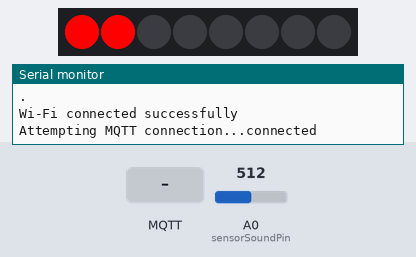
Recording of a sketch running on a simulated ESP8266 (NodeMCU). Shown: 8 RGB LEDs in strip order, left to right, the last lines printed to the serial monitor. The inputs (shaded band) are chosen by the test bench; at power-on: A0 (sensorSoundPin) = 512. WiFi joins after 1.5 s; servers stay silent unless stated; no MQTT or app messages arrive unless stated.

Above: at 10.6 s.
10.7 s: MQTT message "1" arrives on the first subscribed topic
At 13.9 s:
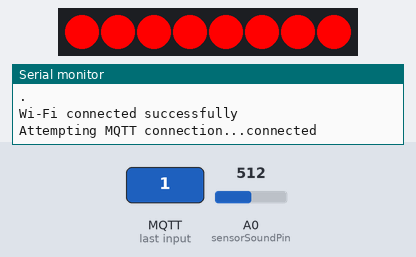
15.5 s: A0 (sensorSoundPin) set to 182
At 18.5 s:
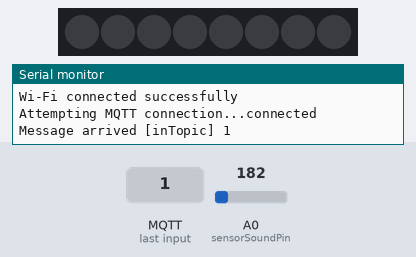
24.2 s: A0 (sensorSoundPin) set to 166
29.0 s: A0 (sensorSoundPin) set to 140
At 36.4 s:
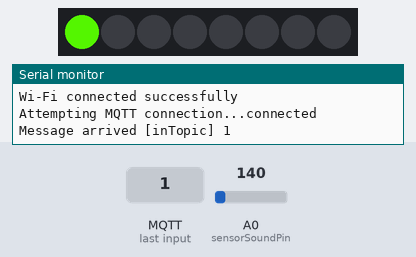
38.1 s: MQTT message "on" arrives on the first subscribed topic
42.9 s: A0 (sensorSoundPin) set to 160
At 49.4 s:
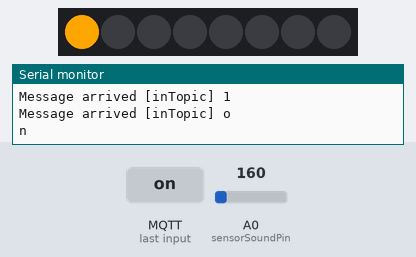
Timing chart, 0 to 53.0 s (numbered marks = the images above; inputs shaded):
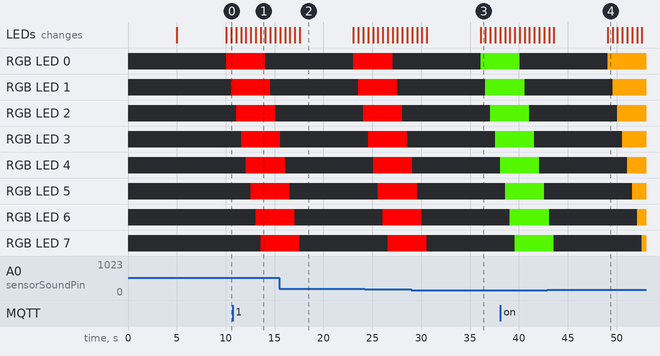

The sketch:

sketch_mar26a.ino
```cpp
#include <ESP8266WiFi.h>
#include <PubSubClient.h>
#include <Adafruit_NeoPixel.h>
#define PIN D4
#define NUM_LEDS 8
#define SSID "AndroidAP"
#define PASS "cqxj1571"

void colorAdafruit(int R,int G,int B);
void graph(int value);
void connectToWifi();
void callback(char* topic, byte* payload, unsigned int length);
void reconnect();

//SSID of your network
char ssid[] = SSID; //SSID of your Wi-Fi router
char pass[] = PASS; //Password of your Wi-Fi router
char msg[50];
char topicPub[] = "sensor/sound";
const char* mqtt_server = "192.168.43.141";

//Sound sensor
int sensorSoundPin = A0;
int sensorValue = 0;

int sensorMovePin = D7;
int val;

int R = 0;
int G = 0;
int B = 255;

WiFiClient espClient;
PubSubClient client(espClient);
Adafruit_NeoPixel strip = Adafruit_NeoPixel(NUM_LEDS, PIN, NEO_GRB + NEO_KHZ800);

void setup() {
  // initialize digital pin LED_BUILTIN as an output.
  Serial.begin(115200);
  connectToWifi();
  client.setServer(mqtt_server, 1883);
  client.setCallback(callback);

  strip.begin();
  strip.show();
}


// the loop function runs over and over again forever
void loop() {

  if (!client.connected()) {
    reconnect();
  }

  client.loop();
  delay(5000);
  sensorValue = analogRead(sensorSoundPin);
  snprintf (msg, 75, "%ld", sensorValue);
  client.publish(topicPub, msg);

  if(sensorValue > 190){
    R = 255;
    G = 0;
    B = 0;
  } else if ( sensorValue > 150  && sensorValue < 175){
     R = 255;
     G = 165;
     B = 0;
  }else if(sensorValue < 150){
    R = 77;
    G = 225;
    B = 0;
  }

  colorAdafruit(R,G,B);
  clearColorAdafruit();

}

void connectToWifi(){
   delay(10);
  Serial.println();
  Serial.println();
  Serial.print("Connecting to...");
  Serial.println(ssid);
  WiFi.begin(ssid, pass);

  while (WiFi.status() != WL_CONNECTED) {
    delay(5000);
    Serial.print(".");
  }
  Serial.println("");
  Serial.println("Wi-Fi connected successfully");
}

void graph(int value){

  while(--value){
    Serial.print("*");
  }

  Serial.println("*");

}

void callback(char* topic, byte* payload, unsigned int length) {
 Serial.print("Message arrived [");
 Serial.print(topic);
 Serial.print("] ");
 for (int i=0;i<length;i++) {
  char receivedChar = (char)payload[i];
  Serial.print(receivedChar);
  Serial.println();
 }
}

void reconnect() {
  // Loop until we're reconnected
  while (!client.connected()) {
    Serial.print("Attempting MQTT connection...");
    // Attempt to connect
    if (client.connect("ESP8266Client")) {
      Serial.println("connected");
      // Once connected, publish an announcement...
      client.publish("outTopic", "hello world");
      // ... and resubscribe
      client.subscribe("inTopic");
    } else {
      Serial.print("failed, rc=");
      Serial.print(client.state());
      Serial.println(" try again in 5 seconds");
      // Wait 5 seconds before retrying
      delay(5000);
    }
  }
}

void colorAdafruit(int R,int G,int B){

  for(int i=0;i<NUM_LEDS;i++){
    // pixels.Color takes RGB values, from 0,0,0 up to 255,255,255
    strip.setPixelColor(i, strip.Color(R,G,B)); // Moderately bright green color.
    strip.show(); // This sends the updated pixel color to the hardware.
    delay(500); // Delay for a period of time (in milliseconds).
  }

}


void clearColorAdafruit(){

  for(int i=0;i<NUM_LEDS;i++){

    strip.setPixelColor(i, strip.Color(0,0,0)); // Moderately bright green color.

    strip.show(); // This sends the updated pixel color to the hardware.

    delay(500); // Delay for a period of time (in milliseconds).

  }

}
```

Measured:
- after the input at 29.0 s, the LEDs: first differ from a run without the input after 7.1 s (image 3)
- after the input at 42.9 s, the LEDs: first differ from a run without the input after 6.2 s (image 4)
- what the display in image 1 shows lasts 0.5 s, from 13.6 s to 14.1 s
- what the display in image 2 shows lasts 5.5 s, from 17.6 s to 23.1 s
